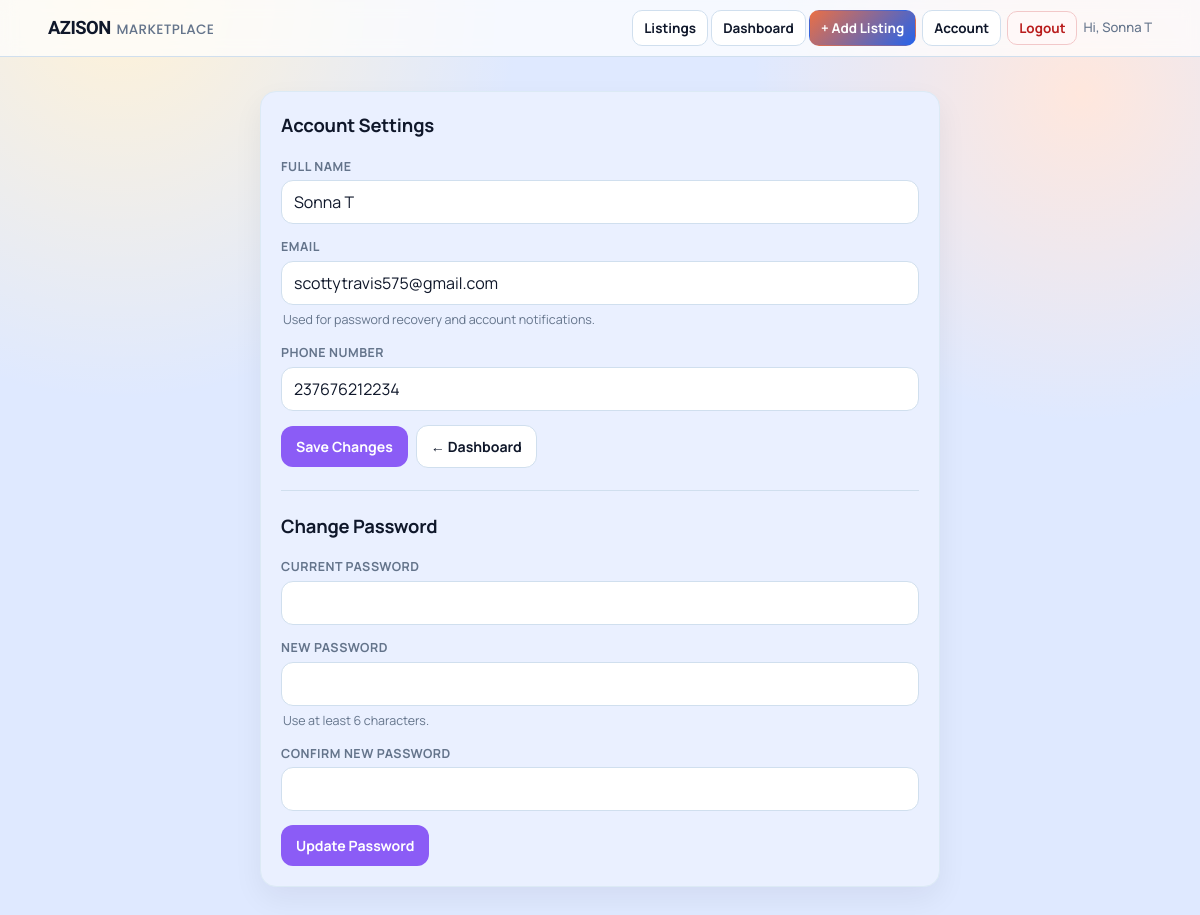
/account (signed in), run on the app's committed database.
### tables this page shows
CREATE TABLE users(
            id INTEGER PRIMARY KEY AUTOINCREMENT,
            full_name TEXT NOT NULL,
            phone TEXT NOT NULL UNIQUE,
            password_hash TEXT NOT NULL,
            email TEXT,
            google_sub TEXT,
            auth_provider TEXT NOT NULL DEFAULT 'local',
            created_at TEXT NOT NULL
        , is_admin INTEGER DEFAULT 0, is_active INTEGER DEFAULT 1, is_verified INTEGER DEFAULT 0);

### app.py (the view, shortened to what this page needs)
@app.route("/account", methods=["GET", "POST"])
@login_required
def account_settings():
    user = current_user_record()
    if user is None:
        return redirect(url_for("login"))
    return render_template("account.html", user=user)

### app.py (called while the page is built)
def env_flag(name):
    return os.getenv(name, "").strip().lower() in {"1", "true", "yes", "on"}

def get_db():
    if USE_POSTGRES:
        if psycopg2 is None:
            raise RuntimeError("DATABASE_URL is set but psycopg2 is not installed.")
        return PostgresConnection(psycopg2.connect(normalize_database_url(DATABASE_URL)))
    conn = sqlite3.connect(SQLITE_DATABASE_PATH)
    conn.row_factory = sqlite3.Row
    return conn

def normalize_phone(raw_phone):
    if not raw_phone:
        return ""
    phone = re.sub(r"\D", "", raw_phone)
    if phone.startswith("00"):
        phone = phone[2:]
    national_number = ""
    if phone.startswith("237") and len(phone) == 12:
        national_number = phone[3:]
    elif len(phone) == 10 and phone.startswith("0"):
        national_number = phone[1:]
    elif len(phone) == 9:
        national_number = phone
    else:
        return ""
    if len(national_number) != 9 or national_number[0] not in {"2", "6"}:
        return ""
    phone = "237" + national_number
    return phone

def get_session_user_id():
    raw_user_id = session.get("user_id")
    if raw_user_id is None:
        return None
    try:
        return int(raw_user_id)
    except (TypeError, ValueError):
        session.pop("user_id", None)
        return None

def row_value(row, key, default=""):
    try:
        value = row[key]
    except (KeyError, IndexError):
        return default
    return default if value is None else value

def enable_insecure_oauth_for_localhost():
    host = (request.host or "").split(":", 1)[0].strip().lower()
    local_hosts = {"localhost", "127.0.0.1", "0.0.0.0", "::1"}
    is_local_name = host in local_hosts or host.startswith("localhost")
    is_private_ip = False
    try:
        is_private_ip = ipaddress.ip_address(host).is_private
    except ValueError:
        is_private_ip = False
    if (is_local_name or is_private_ip) and "OAUTHLIB_INSECURE_TRANSPORT" not in os.environ:
        os.environ["OAUTHLIB_INSECURE_TRANSPORT"] = "1"

@app.before_request
def oauth_dev_transport_guard():
    if env_flag("OAUTHLIB_INSECURE_TRANSPORT"):
        os.environ["OAUTHLIB_INSECURE_TRANSPORT"] = "1"
        return
    if request.scheme == "http":
        enable_insecure_oauth_for_localhost()

def set_user_session(user_row):
    session["user_id"] = int(user_row["id"])
    session["user_name"] = user_row["full_name"]
    session["user_phone"] = user_row["phone"]

### templates/account.html (shortened to what this page needs)
<!DOCTYPE html>
<html lang="en">
<head>
    <link rel="stylesheet" href="{{ url_for('static', filename='css/marketplace.css') }}">
</head>
<body>
    {% include "_navigation.html" %}
    <main class="page" role="main" aria-label="Account settings">
        <section class="account-card">
            <h1>Account Settings</h1>
            <form method="POST" action="{{ url_for('account_settings') }}" aria-label="Account settings form">
                <div class="field-group">
                    <label for="full_name">Full Name</label>
                    <input type="text" id="full_name" name="full_name" value="{{ user['full_name'] }}" required autocomplete="name" aria-required="true">
                </div>
                <div class="field-group">
                    <label for="email">Email</label>
                    <input type="email" id="email" name="email" value="{{ user['email'] or '' }}" autocomplete="email" aria-required="true" inputmode="email">
                    <p class="helper-text">Used for password recovery and account notifications.</p>
                </div>
                <div class="field-group">
                    <label for="phone">Phone Number</label>
                    <input type="tel" id="phone" name="phone" value="{{ user['phone'] }}" required autocomplete="tel" aria-required="true" inputmode="tel">
                </div>
                <div class="account-actions">
                    <button class="save-btn" type="submit" aria-label="Save account changes">Save Changes</button>
                    <a class="back-link" href="{{ url_for('dashboard') }}" aria-label="Go to dashboard">← Dashboard</a>
                </div>
            </form>
            {% if user['auth_provider'] != 'google' and user['password_hash'] %}
            <hr class="section-divider">
            <h1>Change Password</h1>
            <form method="POST" action="{{ url_for('account_settings') }}" aria-label="Change password form">
                <div class="field-group">
                    <label for="current_password">Current Password</label>
                    <input type="password" id="current_password" name="current_password" required autocomplete="current-password" aria-required="true">
                </div>
                <div class="field-group">
                    <label for="new_password">New Password</label>
                    <input type="password" id="new_password" name="new_password" required autocomplete="new-password" aria-required="true" minlength="6">
                    <p class="helper-text">Use at least 6 characters.</p>
                </div>
                <div class="field-group">
                    <label for="confirm_password">Confirm New Password</label>
                    <input type="password" id="confirm_password" name="confirm_password" required autocomplete="new-password" aria-required="true" minlength="6">
                </div>
                <div class="account-actions">
                    <button class="save-btn" type="submit" aria-label="Update password">Update Password</button>
                </div>
            </form>
            {% endif %}
        </section>
    </main>
</body>
</html>

### templates/_navigation.html (shortened to what this page needs)
<nav class="nav-bar" role="navigation" aria-label="Main navigation">
    <div class="nav-inner">
        <a class="nav-brand" href="{{ url_for('home') }}">
            <span class="brand">AZISON</span>
            <span class="site-title">MARKETPLACE</span>
        </a>
        <div class="nav-links">
            <div class="nav-links-visible">
                <a class="nav-link" href="{{ url_for('home') }}">Listings</a>
                {% if is_logged_in %}
                    <a class="nav-link" href="{{ url_for('dashboard') }}">Dashboard</a>
                    <a class="nav-link primary" href="{{ url_for('create') }}">+ Add Listing</a>
                {% else %}
                    <a class="nav-link" href="{{ url_for('register') }}">Register</a>
                    <a class="nav-link" href="{{ url_for('login') }}">Login</a>
                {% endif %}
            </div>
            <div class="nav-links-extra" id="navLinksExtra">
                {% if is_logged_in %}
                    <a class="nav-link" href="{{ url_for('account_settings') }}">Account</a>
                    <form class="inline-form" method="POST" action="{{ url_for('logout') }}">
                        <button class="nav-link logout-btn" type="submit">Logout</button>
                    </form>
                    <span class="nav-user">Hi, {{ current_user['full_name'] }}</span>
                {% else %}
                    {% if google_oauth_enabled %}
                        <a class="nav-link google" href="{{ url_for('login_google', next=url_for('home')) }}">Google</a>
                    {% endif %}
                    <a class="nav-link primary" href="{{ url_for('login', next=url_for('create')) }}">+ Add Listing</a>
                {% endif %}
            </div>
        </div>
    </div>
</nav>

### static/css/marketplace.css (style rules this page uses)
:root { --bg: #dfe9ff; --card: #ffffff; --surface: #eaf0ff; --surface-alt: #eef4ff; --text: #0f172a; --muted: #64748b; --line: #d0dfee; --line-soft: #dceaf5; --brand: #2563eb; --brand-light: #3b82f6; --accent: #dbeafe; --urgent: #b45309; --featured: #1d4ed8; --chip: #eaf0ff; --soft: #f4f8ff; --auth-bg: #eaf0ff; --ok: #15803d; --warn: #b45309; --danger: #b91c1c; --shadow-sm: 0 1px 3px rgba(15, 23, 42, 0.06); --shadow-md: 0 4px 12px rgba(15, 23, 42, 0.05), 0 1px 3px rgba(15, 23, 42, 0.06); --shadow-lg: 0 12px 30px rgba(15, 23, 42, 0.06); --shadow-xl: 0 20px 40px rgba(15, 23, 42, 0.08); --radius-sm: 12px; --radius-md: 12px; --radius-lg: 16px; }
html { color-scheme: light; }
body { line-height: 1.5; background: repeating-linear-gradient(135deg, rgba(37, 99, 235, 0.06) 0 1px, transparent 1px 34px), linear-gradient(120deg, rgba(37, 99, 235, 0.22) 0%, rgba(14, 165, 233, 0.12) 28%, transparent 56%), linear-gradient(235deg, rgba(30, 64, 175, 0.14) 0%, rgba(191, 219, 254, 0.16) 34%, transparent 62%), linear-gradient(180deg, #cfe4ff 0%, #e4f0ff 42%, var(--bg) 100%); background-attachment: fixed; }
a { color: #1d4ed8; }
h1, h2, h3, .title, .section-title, .related-title { color: var(--text); letter-spacing: 0; }
.page { margin-top: 12px; }
.brand { font-family: "Sora", "Manrope", sans-serif; font-weight: 800; letter-spacing: -0.03em; }
.site-title { font-family: "Poppins", "Manrope", sans-serif; font-weight: 500; letter-spacing: 0.02em; color: var(--muted); }
input, textarea, select { border-radius: var(--radius-sm); background: #ffffff; }
input::placeholder, textarea::placeholder { color: #94a3b8; }

### templates/account.html (style rules this page uses)
body { margin: 0; font-family: "Manrope", "Segoe UI", sans-serif; background: radial-gradient(circle at 10% 0%, #fff2d7 0, transparent 28%), radial-gradient(circle at 90% 10%, #ffe7dd 0, transparent 24%), var(--bg); min-height: 100vh; }
.page { width: min(680px, 92vw); margin: 34px auto 50px; display: grid; gap: 14px; }
.account-card { border: 1px solid var(--line-soft); border-radius: var(--radius-lg); background: var(--surface); padding: 20px; box-shadow: var(--shadow-lg); }
.account-card h1 { margin: 0 0 18px; font-size: 1.15rem; letter-spacing: -0.01em; color: var(--text); }
.field-group { margin-bottom: 14px; }
.field-group label { display: block; font-size: 0.78rem; font-weight: 700; color: var(--muted); text-transform: uppercase; letter-spacing: 0.04em; margin-bottom: 4px; }
.field-group input { display: block; width: 100%; border: 1px solid var(--line); border-radius: var(--radius-sm); padding: 10px 12px; font-size: 1rem; font-family: inherit; background: #ffffff; color: var(--text); box-sizing: border-box; transition: border-color 0.14s ease, box-shadow 0.14s ease; }
.account-actions { display: flex; flex-wrap: wrap; gap: 8px; margin-top: 8px; align-items: center; }
.save-btn { display: inline-flex; align-items: center; justify-content: center; gap: 6px; border: 1px solid transparent; border-radius: var(--radius-sm); padding: 10px 14px; text-decoration: none; color: #fff; background: #8b5cf6; font-weight: 700; font-family: inherit; font-size: 0.88rem; cursor: pointer; transition: transform 0.12s ease, box-shadow 0.12s ease; }
.back-link { display: inline-flex; align-items: center; justify-content: center; gap: 6px; border: 1px solid var(--line); border-radius: var(--radius-sm); padding: 10px 14px; text-decoration: none; color: var(--text); background: #fff; font-weight: 700; font-family: inherit; font-size: 0.88rem; transition: transform 0.12s ease, box-shadow 0.12s ease; }
.section-divider { border: none; border-top: 1px solid var(--line); margin: 22px 0; }
.helper-text { margin: 6px 2px 0; font-size: 0.78rem; color: var(--muted); }

### data on the page
users: full_name "Sonna T", email "scottytravis575@gmail.com", phone "237676212234"
